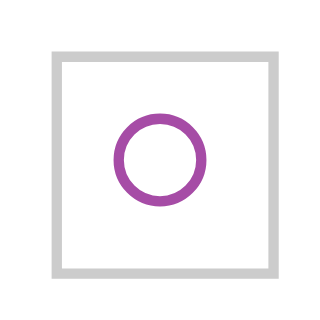

The specification (Vega-Lite) saved for this image:
### Vega specification from a JSON file in a GitHub repository (floating-point values rounded to 4 significant figures)
{"$schema": "https://vega.github.io/schema/vega/v3.0.json", "autosize": "pad", "padding": 5, "encode": {"update": {"stroke": {"value": "#ccc"}, "fill": {"value": "transparent"}}}, "data": [{"name": "source_0", "values": [{"a": 2}]}], "signals": [{"name": "width", "update": "21"}, {"name": "height", "update": "21"}], "marks": [{"name": "marks", "type": "symbol", "clip": true, "role": "point", "from": {"data": "source_0"}, "encode": {"update": {"x": {"value": 10.5}, "y": {"value": 10.5}, "stroke": {"value": "purple"}, "fill": {"value": "transparent"}, "opacity": {"value": 0.7}}}}], "config": {"axis": {"quantitativeExtent": 30}}}
